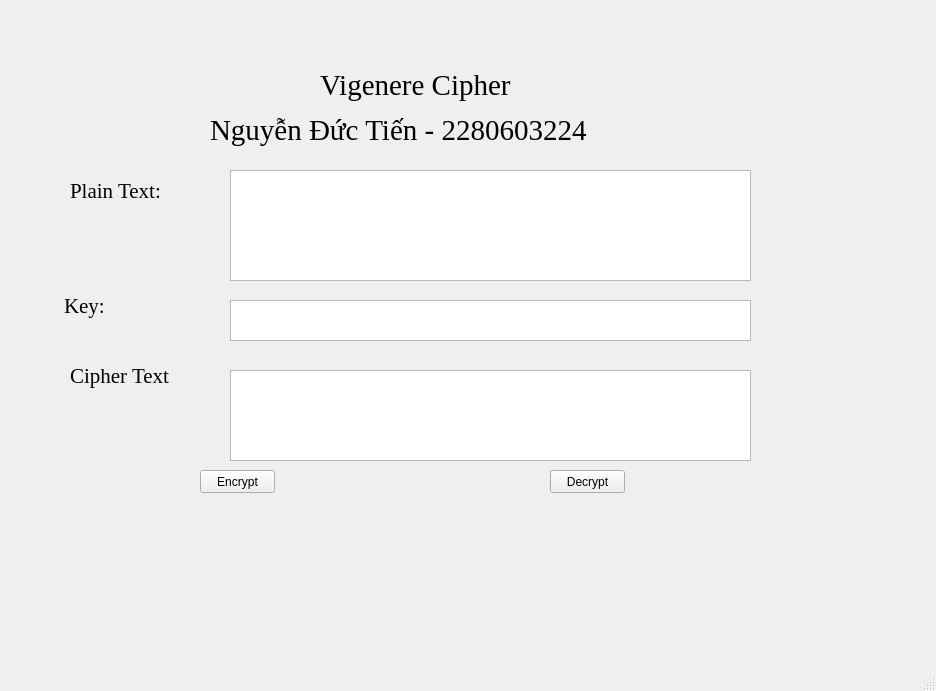
<?xml version="1.0" encoding="UTF-8"?>
<ui version="4.0">
 <class>MainWindow</class>
 <widget class="QMainWindow" name="MainWindow">
  <property name="geometry">
   <rect>
    <x>0</x>
    <y>0</y>
    <width>936</width>
    <height>691</height>
   </rect>
  </property>
  <property name="windowTitle">
   <string>MainWindow</string>
  </property>
  <widget class="QWidget" name="centralwidget">
   <widget class="QLabel" name="label_5">
    <property name="geometry">
     <rect>
      <x>70</x>
      <y>360</y>
      <width>151</width>
      <height>31</height>
     </rect>
    </property>
    <property name="font">
     <font>
      <family>Times New Roman</family>
      <pointsize>16</pointsize>
     </font>
    </property>
    <property name="text">
     <string>Cipher Text</string>
    </property>
   </widget>
   <widget class="QLabel" name="label_3">
    <property name="geometry">
     <rect>
      <x>70</x>
      <y>170</y>
      <width>121</width>
      <height>41</height>
     </rect>
    </property>
    <property name="font">
     <font>
      <family>Times New Roman</family>
      <pointsize>16</pointsize>
     </font>
    </property>
    <property name="text">
     <string>Plain Text:</string>
    </property>
   </widget>
   <widget class="QPushButton" name="btn_encrypt">
    <property name="geometry">
     <rect>
      <x>200</x>
      <y>470</y>
      <width>75</width>
      <height>23</height>
     </rect>
    </property>
    <property name="text">
     <string>Encrypt</string>
    </property>
   </widget>
   <widget class="QLabel" name="label_2">
    <property name="geometry">
     <rect>
      <x>210</x>
      <y>110</y>
      <width>521</width>
      <height>41</height>
     </rect>
    </property>
    <property name="font">
     <font>
      <family>Times New Roman</family>
      <pointsize>22</pointsize>
     </font>
    </property>
    <property name="text">
     <string>Nguyễn Đức Tiến - 2280603224</string>
    </property>
   </widget>
   <widget class="QLabel" name="label">
    <property name="geometry">
     <rect>
      <x>320</x>
      <y>50</y>
      <width>251</width>
      <height>71</height>
     </rect>
    </property>
    <property name="font">
     <font>
      <family>Times New Roman</family>
      <pointsize>22</pointsize>
     </font>
    </property>
    <property name="text">
     <string>Vigenere Cipher</string>
    </property>
    <property name="textFormat">
     <enum>Qt::PlainText</enum>
    </property>
   </widget>
   <widget class="QTextEdit" name="txt_cipher_text">
    <property name="geometry">
     <rect>
      <x>230</x>
      <y>370</y>
      <width>521</width>
      <height>91</height>
     </rect>
    </property>
   </widget>
   <widget class="QTextEdit" name="txt_plain_text">
    <property name="geometry">
     <rect>
      <x>230</x>
      <y>170</y>
      <width>521</width>
      <height>111</height>
     </rect>
    </property>
   </widget>
   <widget class="QPushButton" name="btn_decrypt">
    <property name="geometry">
     <rect>
      <x>550</x>
      <y>470</y>
      <width>75</width>
      <height>23</height>
     </rect>
    </property>
    <property name="text">
     <string>Decrypt</string>
    </property>
   </widget>
   <widget class="QLabel" name="label_4">
    <property name="geometry">
     <rect>
      <x>64</x>
      <y>290</y>
      <width>71</width>
      <height>31</height>
     </rect>
    </property>
    <property name="font">
     <font>
      <family>Times New Roman</family>
      <pointsize>16</pointsize>
     </font>
    </property>
    <property name="text">
     <string>Key: </string>
    </property>
   </widget>
   <widget class="QTextEdit" name="txt_key">
    <property name="geometry">
     <rect>
      <x>230</x>
      <y>300</y>
      <width>521</width>
      <height>41</height>
     </rect>
    </property>
   </widget>
  </widget>
  <widget class="QMenuBar" name="menubar">
   <property name="geometry">
    <rect>
     <x>0</x>
     <y>0</y>
     <width>936</width>
     <height>26</height>
    </rect>
   </property>
  </widget>
  <widget class="QStatusBar" name="statusbar"/>
 </widget>
 <resources/>
 <connections/>
</ui>
